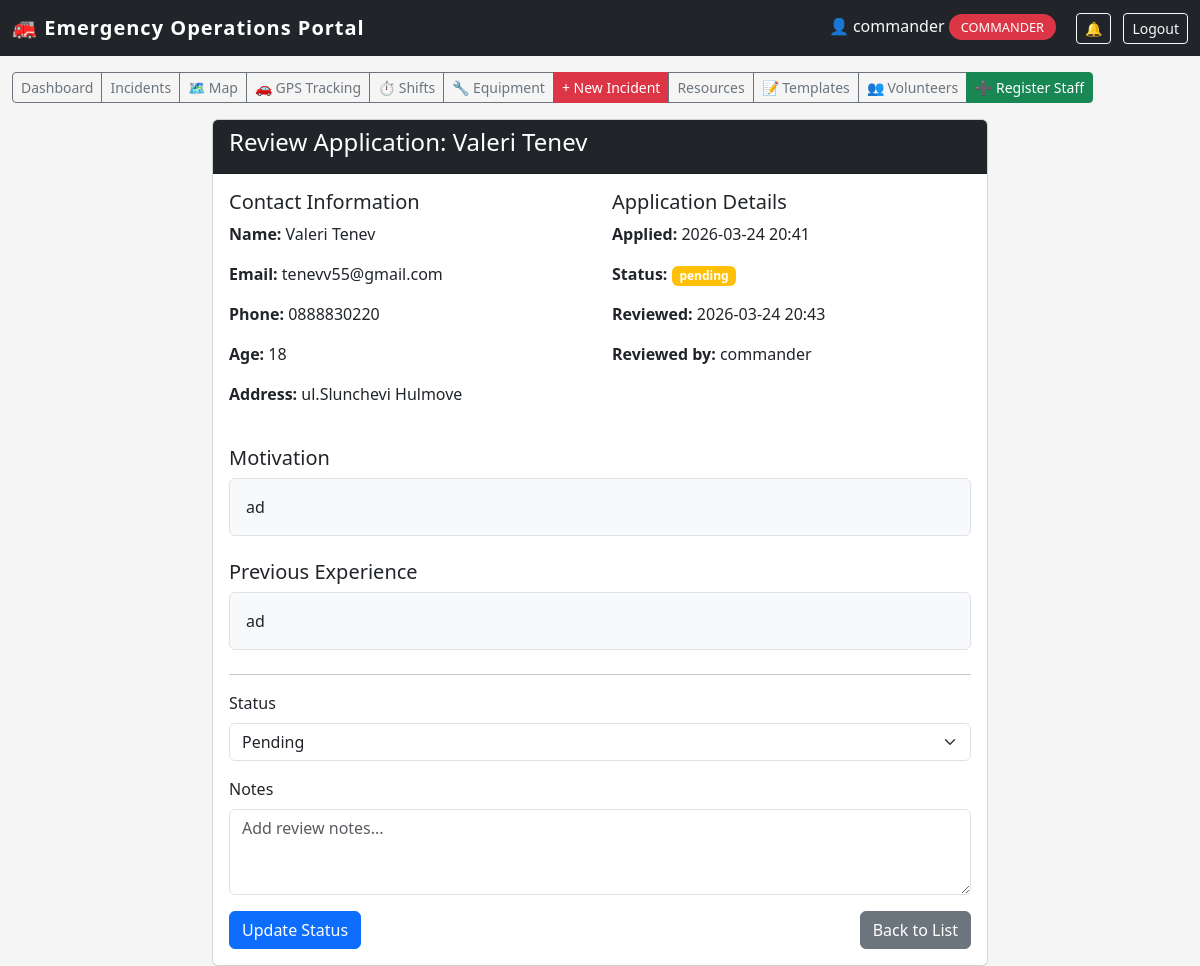
The page /staff/volunteer/1 (signed in) on the database its author committed.
### models.py (models this page shows, shortened)
class VolunteerApplication(db.Model):
    id = db.Column(db.Integer, primary_key=True)
    full_name = db.Column(db.String(100), nullable=False)
    email = db.Column(db.String(120), nullable=False)
    phone = db.Column(db.String(20), nullable=False)
    age = db.Column(db.Integer, nullable=False)
    address = db.Column(db.String(200), nullable=True)
    motivation = db.Column(db.Text, nullable=True)
    experience = db.Column(db.Text, nullable=True)
    status = db.Column(db.String(20), default='pending')  # pending, approved, rejected, trained
    applied_at = db.Column(db.DateTime, default=datetime.datetime.utcnow)
    reviewed_by = db.Column(db.Integer, db.ForeignKey('user_model.id'), nullable=True)
    reviewed_at = db.Column(db.DateTime, nullable=True)
    notes = db.Column(db.Text, nullable=True)
    reviewer = db.relationship('UserModel', foreign_keys=[reviewed_by])

class UserModel(db.Model):
    id = db.Column(db.Integer, primary_key=True)
    username = db.Column(db.String(20), unique=True, nullable=False)
    email = db.Column(db.String(120), unique=True, nullable=False)
    password = db.Column(db.String(60), nullable=False)
    role = db.Column(db.String(20), default='public')  # public, dispatcher, firefighter, commander

### app.py (the view, shortened to what this page needs)
@app.route('/staff/volunteer/<int:app_id>', methods=['GET', 'POST'])
@login_required
@role_required('commander')
def review_volunteer(app_id):
    application = VolunteerApplication.query.get_or_404(app_id)
    form = ApplicationReviewForm()
    form.status.data = application.status
    form.notes.data = application.notes
    return render_template('staff/review_volunteer.html',
                           application=application,
                           form=form)

### forms.py
class ApplicationReviewForm(FlaskForm):
    status = SelectField('Status',
                        choices=[('pending', 'Pending'),
                                ('approved', '✅ Approved'),
                                ('rejected', '❌ Rejected'),
                                ('trained', '🎓 Trained')],
                        validators=[DataRequired()])
    notes = TextAreaField('Notes', validators=[Optional()])
    submit = SubmitField('Update Status')

### utils.py (called while the page is built)
def login_required(f):
    @wraps(f)
    def decorated_function(*args, **kwargs):
        if not session.get('logged_in'):
            flash('Please login to access the staff portal.', 'warning')
            return redirect(url_for('staff_login'))
        return f(*args, **kwargs)
    return decorated_function

def role_required(*roles):
    def decorator(f):
        @wraps(f)
        def decorated_function(*args, **kwargs):
            if not session.get('logged_in'):
                flash('Please login to access the staff portal.', 'warning')
                return redirect(url_for('staff_login'))
            if session.get('user_role') not in roles:
                flash('Unauthorized access. This incident has been logged.', 'danger')
                return redirect(url_for('staff_dashboard'))
            return f(*args, **kwargs)
        return decorated_function
    return decorator

### templates/staff/review_volunteer.html (shortened to what this page needs)
{% extends "staff/base.html" %}
{% block content %}
<div class="row">
    <div class="col-md-8 offset-md-2">
        <div class="card">
            <div class="card-header bg-dark text-white">
                <h4>Review Application: {{ application.full_name }}</h4>
            </div>
            <div class="card-body">
                <div class="row mb-4">
                    <div class="col-md-6">
                        <h5>Contact Information</h5>
                        <p><strong>Name:</strong> {{ application.full_name }}</p>
                        <p><strong>Email:</strong> {{ application.email }}</p>
                        <p><strong>Phone:</strong> {{ application.phone }}</p>
                        <p><strong>Age:</strong> {{ application.age }}</p>
                        <p><strong>Address:</strong> {{ application.address or 'Not provided' }}</p>
                    </div>
                    <div class="col-md-6">
                        <h5>Application Details</h5>
                        <p><strong>Applied:</strong> {{ application.applied_at.strftime('%Y-%m-%d %H:%M') }}</p>
                        <p><strong>Status:</strong>
                            <span class="badge bg-{% if application.status == 'pending' %}warning
                                                   {% elif application.status == 'approved' %}success
                                                   {% elif application.status == 'rejected' %}danger
                                                   {% else %}info{% endif %}">
                                {{ application.status }}
                            </span>
                        </p>
                        {% if application.reviewed_at %}
                        <p><strong>Reviewed:</strong> {{ application.reviewed_at.strftime('%Y-%m-%d %H:%M') }}</p>
                        <p><strong>Reviewed by:</strong> {{ application.reviewer.username if application.reviewer else 'Unknown' }}</p>
                        {% endif %}
                    </div>
                </div>
                <div class="mb-4">
                    <h5>Motivation</h5>
                    <div class="border rounded p-3 bg-light">
                        {{ application.motivation or 'No motivation provided' }}
                    </div>
                </div>
                <div class="mb-4">
                    <h5>Previous Experience</h5>
                    <div class="border rounded p-3 bg-light">
                        {{ application.experience or 'No previous experience' }}
                    </div>
                </div>
                <hr>
                <form method="POST">
                    <div class="mb-3">
                        {{ form.status.label(class="form-label") }}
                        {{ form.status(class="form-select") }}
                    </div>
                    <div class="mb-3">
                        {{ form.notes.label(class="form-label") }}
                        {{ form.notes(class="form-control", rows=3, placeholder="Add review notes...") }}
                    </div>
                    <div class="d-flex justify-content-between">
                        {{ form.submit(class="btn btn-primary") }}
                        <a href="{{ url_for('volunteer_applications') }}" class="btn btn-secondary">Back to List</a>
                    </div>
                </form>
            </div>
        </div>
    </div>
</div>
{% endblock %}

### templates/staff/base.html (style rules this page uses)
body { background: #f5f5f5; }

### rows shown on the page
VolunteerApplication: full_name "Valeri Tenev", email "tenevv55@gmail.com", phone "0888830220", age "18", address "ul.Slunchevi Hulmove", applied_at "2026-03-24 20:41", status "pending", reviewed_at "2026-03-24 20:43", motivation "ad", experience "ad", status "Pending"
UserModel: reviewer "commander"

### other values the page prints
{{ session.user_name }} "commander"
{{ session.user_role }} "COMMANDER"
